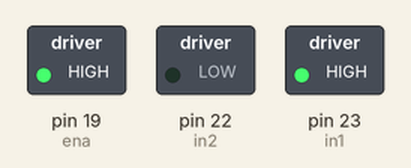
Recording of a sketch running on a simulated Arduino Mega 2560, built with avr-gcc and run on an emulated ATmega2560. On the bench: switched loads named in the sketch (green lamp = pin HIGH).

Above: at 0.1 s.
Timing chart, 0 to 1.6 s (numbered marks = the images above):
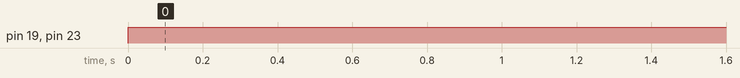

Measured:
- by itself, pin 19 (ena), pin 23 (in1): LOW → HIGH at 0.00 s

The sketch:

PuenteH_MotorDC_Bateria.ino
```cpp
int in1 = 23;
int in2 = 22;
int ena = 19;

void setup() {
  // put your setup code here, to run once:
  Serial.begin(115200);
  pinMode(in1, OUTPUT);
  pinMode(in2, OUTPUT);
  pinMode(ena, OUTPUT);
}

void loop() {
  digitalWrite(ena, HIGH);
  digitalWrite(in1, HIGH);
  digitalWrite(in2, LOW);
}
```
